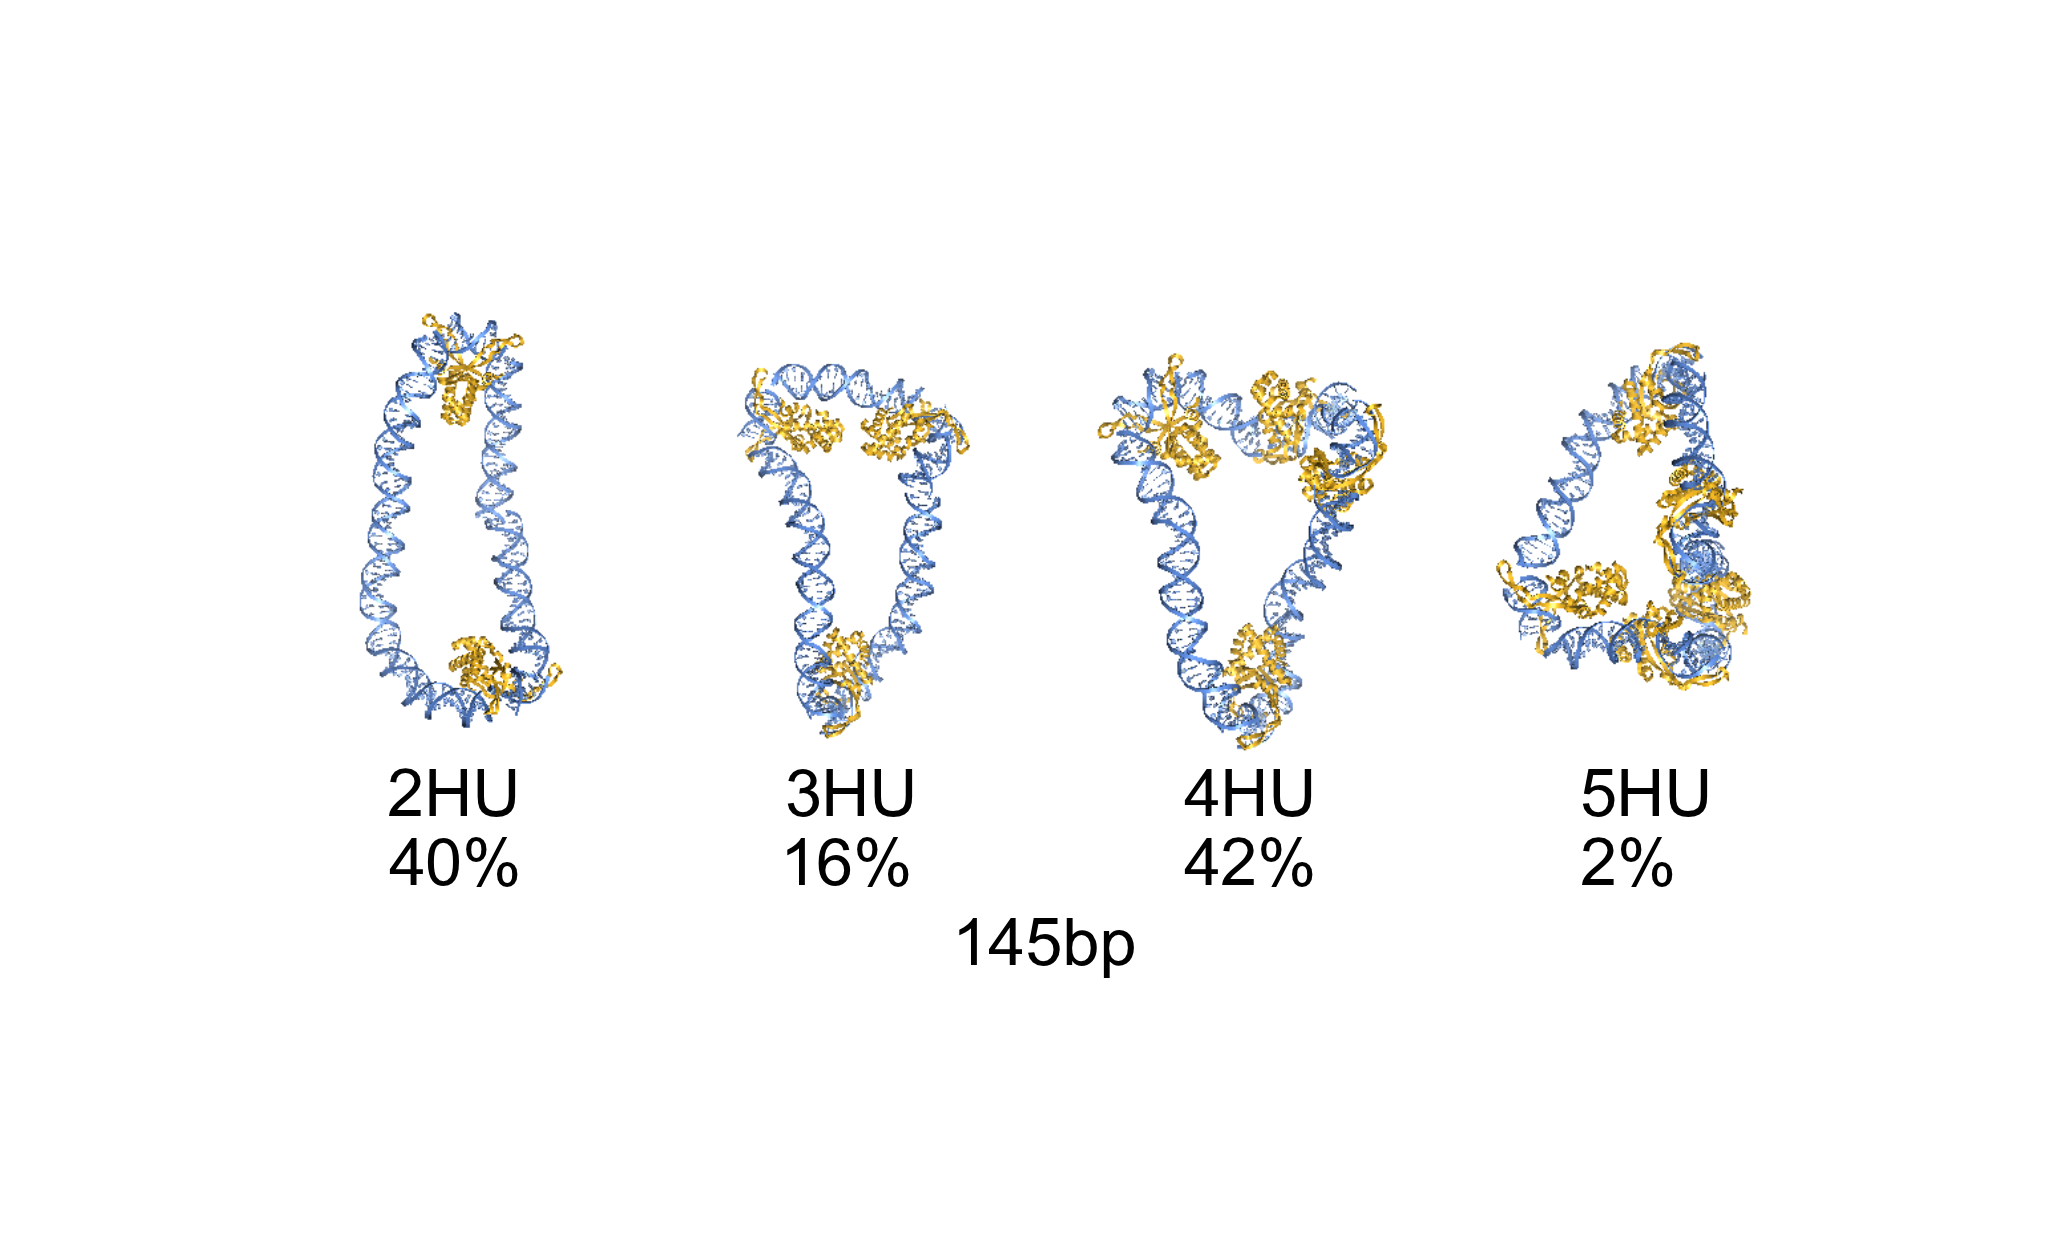

Python code for this plot:
import numpy as np
import pandas as pd
import csv,Image
from matplotlib.pyplot import *
import matplotlib.colors as colors
import matplotlib.gridspec as gridspec

fig=figure(figsize=(3.42,2.1),dpi=600) #is in control
#fig={'figsize':(3.42,5),'dpi':600} #is not in control
font = {'family':'Arial','weight':'normal','size':7} #is in control
rc('font', **font)
#rc('figure',**fig)

rcParams.update({'font.size': 8,
			     'backend': 'pdf',
			     'axes.labelsize':  8,
			     'text.fontsize':   8,
			     'legend.fontsize': 8,
			     'xtick.labelsize': 8,
			     'ytick.major.pad': 2,
			     'xtick.major.pad': 2,
			     'ytick.labelsize': 8,
'axes.linewidth': .8,
			     'lines.linewidth': .1,
			     'mathtext.fontset': 'custom',
			     'mathtext.default': "regular",
			     'mathtext.rm': "Arial",
			     'mathtext.it': "Arial:italic",
			     'font.sans-serif': "Arial",
			     'font.family': "Arial",
			     'font.style': 'normal',
			     'text.usetex': False,
			     'savefig.dpi': 600,
			     'figure.dpi': 600})
			     
			     
gs1 = gridspec.GridSpec(1, 4)
gs1.update(top=0.98,bottom=0.12,wspace=0.,hspace=0.0)
ax=[0]*4
ax[0]=subplot(gs1[0])
ax[1]=subplot(gs1[1])
ax[2]=subplot(gs1[2])
ax[3]=subplot(gs1[3])
for i in range(0,4):
    ax[i].set_frame_on(False)
    ax[i].axis('off')
    ax[i].set_ylim((0,400))
    ax[i].set_xlim((150,450))

ima0 = Image.open('C:\Users\honey66clover\Desktop\Weijuan\DNA\HU\sample pictures2\s1\Luke\structure-145bp-ID0_B0-2.png')
ax[0].imshow(ima0)
ax[0].text(250, -40,'2HU\n40%',fontsize=8)
ima1 = Image.open('C:\Users\honey66clover\Desktop\Weijuan\DNA\HU\sample pictures2\s1\Luke\structure-145bp-ID0_B0-1.png')
ax[1].imshow(ima1)
ax[1].text(250, -40,'3HU\n16%',fontsize=8)
ima2 = Image.open('C:\Users\honey66clover\Desktop\Weijuan\DNA\HU\sample pictures2\s1\Luke\structure-145bp-ID0_B0-4.png')
ax[2].imshow(ima2)
ax[2].text(250, -40,'4HU\n42%',fontsize=8)
ax[2].text(80, -100,'145bp',fontsize=8)
ima3 = Image.open('C:\Users\honey66clover\Desktop\Weijuan\DNA\HU\sample pictures2\s1\Luke\structure-145bp-ID0_B0-89.png')
ax[3].imshow(ima3)
ax[3].text(250, -40,'5HU\n2%',fontsize=8)

fig.savefig('C:\Users\honey66clover\Desktop\Weijuan\DNA\HU\sample pictures2\s1\s1.1.png', dpi=600)
